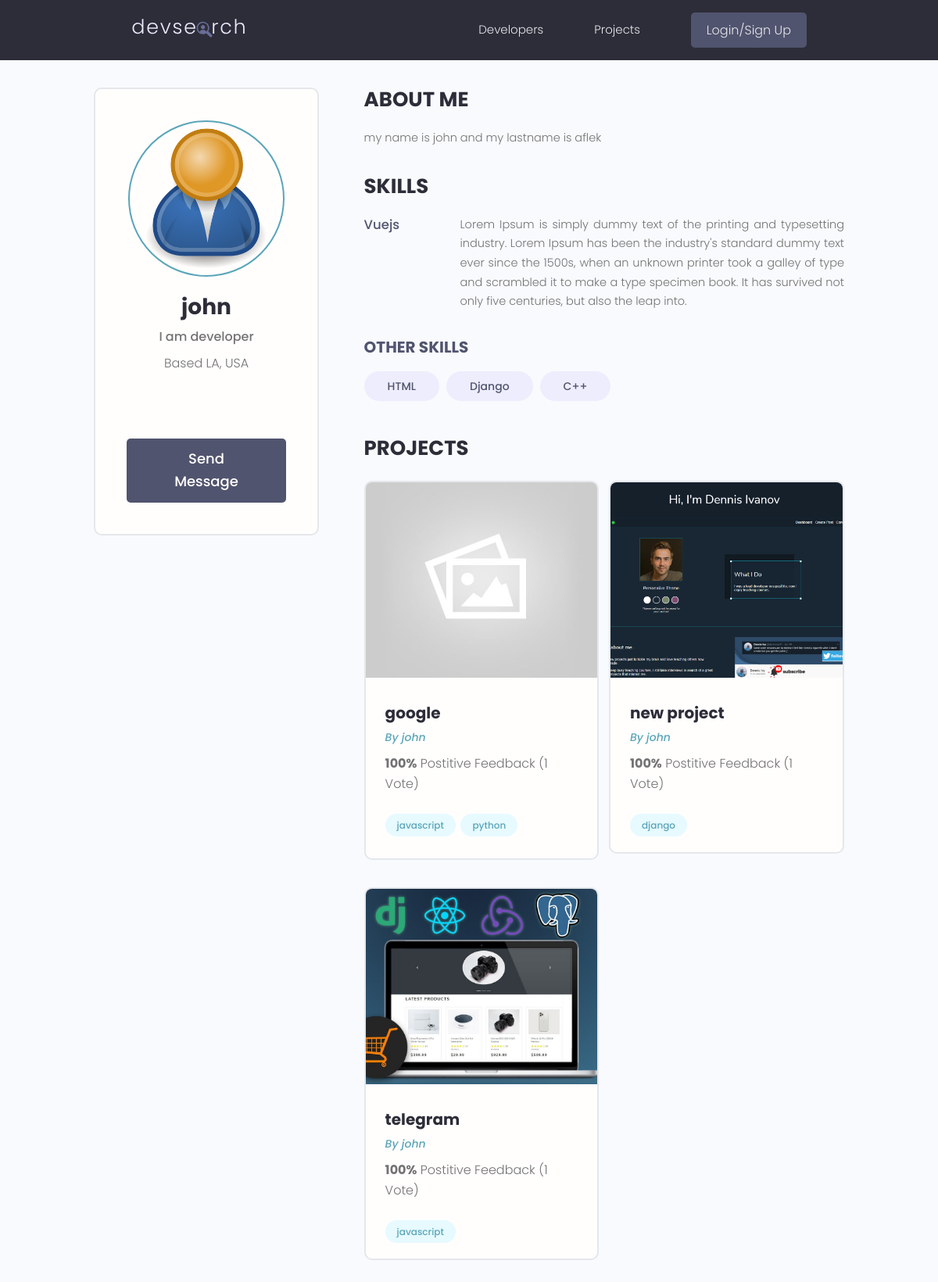
Page /profile/31da3c3b-1629-45f3-8893-68cd20f64d98/ on the committed database.
### users/models.py (models this page shows, shortened)
class Profile(models.Model):
    user = models.OneToOneField(User, on_delete=models.CASCADE, null=True, blank=True)
    name = models.CharField(max_length=200, null=True, blank=True)
    email = models.EmailField(max_length=500, null=True, blank=True)
    username = models.CharField(max_length=200, null=True, blank=True)
    location = models.CharField(max_length=200, null=True, blank=True)
    short_intro = models.CharField(max_length=200, null=True, blank=True)
    bio = models.TextField(null=True, blank=True)
    profile_image = models.ImageField(null=True, blank=True, upload_to='profiles/', default='profiles/user-default.png')
    social_github = models.CharField(max_length=200, null=True, blank=True)
    social_twitter = models.CharField(max_length=200, null=True, blank=True)
    social_linkedin = models.CharField(max_length=200, null=True, blank=True)
    social_youtube = models.CharField(max_length=200, null=True, blank=True)
    social_website = models.CharField(max_length=200, null=True, blank=True)
    created = models.DateTimeField(auto_now_add=True)
    id = models.UUIDField(default=uuid.uuid4, unique=True, primary_key=True, editable=False)

class Skill(models.Model):
    owner = models.ForeignKey(Profile, on_delete=models.CASCADE, null=True, blank=True)
    name = models.CharField(max_length=200, null=True, blank=True)
    description = models.TextField(null=True, blank=True)
    created = models.DateTimeField(auto_now_add=True)
    id = models.UUIDField(default=uuid.uuid4, unique=True, primary_key=True, editable=False)
    def __str__(self):
        return str(self.name)

### projects/models.py (models this page shows, shortened)
class Project(models.Model):
    owner = models.ForeignKey(Profile, on_delete=models.SET_NULL, null=True, blank=True)
    title = models.CharField(max_length=200)
    description = models.TextField(null=True, blank=True)
    featured_image = models.ImageField(null=True, blank=True, default='default.jpg')
    demo_link = models.CharField(max_length=2000, null=True, blank=True)
    source_link = models.CharField(max_length=2000, null=True, blank=True)
    tags = models.ManyToManyField('Tag', blank=True)
    vote_total = models.IntegerField(default=0, null=True, blank=True)
    vote_ratio = models.IntegerField(default=0, null=True, blank=True)
    created = models.DateTimeField(auto_now_add=True)
    id = models.UUIDField(default=uuid.uuid4, unique=True, primary_key=True, editable=False)
    class Meta:
        ordering = ['-vote_ratio', '-vote_total', 'title']

class Tag(models.Model):
    name = models.CharField(max_length=200)
    created = models.DateTimeField(auto_now_add=True)
    id = models.UUIDField(default=uuid.uuid4, unique=True, primary_key=True, editable=False)
    def __str__(self):
        return self.name

### users/views.py (the view)
# urls.py: path('profile/<str:pk>/', views.userProfile, name='user-profile'),
def userProfile(request, pk):
    profile = Profile.objects.get(id=pk)
    topSkills = profile.skill_set.exclude(description__exact='')
    otherSkills = profile.skill_set.filter(description='')
    context = {'profile': profile, 'topSkills':topSkills, 'otherSkills':otherSkills}
    return render(request, 'users/user-profile.html', context)

### users/templates/users/user-profile.html (shortened to what this page needs)
{% extends 'main.html' %}
{% block content %}
<main class="profile my-md">
    <div class="container">
      <div class="layout">
        <div class="column column--1of3">
          <div class="card text-center">
            <div class="card__body dev">
              <img class="avatar avatar--xl" src="{{profile.profile_image.url}}" />
              <h2 class="dev__name">{{profile.name}}</h2>
              <p class="dev__title">{{profile.short_intro}}</p>
              <p class="dev__location">Based {{profile.location}}</p>
              <ul class="dev__social">
              </ul>
              {% if request.user.profile.id != profile.id %}
              <a href="{% url 'create-message' profile.id %}" class="btn btn--sub btn--lg">Send Message </a>
              {% endif %}
            </div>
          </div>
        </div>
        <div class="column column--2of3">
          <div class="devInfo">
            <h3 class="devInfo__title">About Me</h3>
            <p class="devInfo__about">{{profile.bio}}</p>
          </div>
          <div class="devInfo">
            <h3 class="devInfo__title">Skills</h3>
            <div class="devInfo__skills">
              {% for skill in topSkills %}
              <div class="devSkill">
                <h4 class="devSkill__title">{{skill.name}}</h4>
                <p class="devSkill__info">{{skill.description}}</p>
              </div>
              {% endfor %}
              <h3 class="devInfo__subtitle">Other Skills</h3>
              <div class="devInfo__otherSkills">
                {% for skill in otherSkills %}
                <span class="tag tag--pill tag--sub tag--lg">
                  <small>{{skill}}</small>
                </span>
                {% endfor %}
              </div>
            </div>
          </div>
          <div class="devInfo">
            <h3 class="devInfo__title">Projects</h3>
            <div class="grid grid--two">
              {% for project in profile.project_set.all %}
              <div class="column">
                <div class="card project">
                  <a href="{% url 'project' project.id %}" class="project">
                    <img class="project__thumbnail" src="{{project.featured_image.url}}" alt="project thumbnail" />
                    <div class="card__body">
                      <h3 class="project__title">{{project.title}}</h3>
                      <p><a class="project__author" href="{% url 'user-profile' project.owner.id %}">By {{project.owner.name}}</a></p>
                      <p class="project--rating">
                        <span style="font-weight: bold;">{{project.vote_ratio}}%</span> Postitive
                        Feedback ({{project.vote_total}} Vote{{project.vote_total|pluralize:'s'}})
                      </p>
                      <div class="project__tags">
                        {% for tag in project.tags.all %}
                        <span class="tag tag--pill tag--main">
                          <small>{{tag}}</small>
                        </span>
                        {% endfor %}
                      </div>
                    </div>
                  </a>
                </div>
              </div>
              {% endfor %}
            </div>
          </div>
        </div>
      </div>
    </div>
  </main>
{% endblock content %}

### static/styles/app.css (style rules this page uses)
:root { --color-sub: #2d2d39; }
.btn--sub { background-color: var(--color-sub-light); }
.card { border: 2px solid var(--color-light); }
img { width: 100%; }
.profile .card > .dev { padding: 4rem; }
.dev__name { color: var(--color-sub); font-size: 2.8rem; font-weight: 700; margin-top: 1rem; margin-bottom: 0.5rem; }
.dev__title { font-size: 1.6rem; font-weight: 500; line-height: 1.3; }
.dev__location { margin-top: 1rem; }
.dev__social { margin: 3rem 0; list-style: none; display: flex; justify-content: center; gap: 1.5rem; }
.devInfo { margin-bottom: 3rem; }
.devInfo__title, .devInfo__subtitle { font-size: 2.6rem; color: var(--color-sub); text-transform: uppercase; font-weight: 700; margin-bottom: 1.5rem; }
.devInfo__subtitle { font-size: 2rem; color: var(--color-sub-light); }
.devInfo__about, .devSkill__info { font-size: 1.45rem; line-height: 1.7; text-align: justify; }
.devSkill { margin-bottom: 3rem; }
.devSkill__title { font-size: 1.65rem; font-weight: 500; color: var(--color-sub-light); }
@media screen and (min-width: 700px) { .devSkill { display: flex; justify-content: space-between; gap: 3rem; } }
@media screen and (min-width: 700px) { .devSkill__info { flex-basis: 80%; } }
.project__author { font-size: 1.4rem; font-style: italic; }
.project--rating { margin-bottom: 1.6em; margin-top: .5em; }
.project__thumbnail { height: 25rem; object-fit: cover; object-position: top center; }
.project__title { font-size: 2rem; font-weight: 700; color: var(--color-sub); }

### static/uikit/styles/modules/_variables.css (style rules this page uses)
:root { --color-main: #5aa5b9; --color-main-light: #e6faff; --color-sub: #3f4156; --color-sub-light: #51546e; --color-sub-lighter: #ededfd; --color-text: #737373; --color-gray: #8b8b8b; --color-light: #e5e7eb; --color-light-gray: #767676; --color-bg: #f8fafd; --color-white: #fffefd; --color-white-light: #f3f3f3; --color-success: #359e64; --color-success-bg: #def8e8; --color-error: #fc4b0b; --color-error-bg: #fff2ee; --font-base: 'Poppins', arial, helvetica, 'Segoe UI', roboto, ubuntu, sans-serif; --font-monospace: 'Fira Code', 'Courier New', courier, monospace; --font-regular: 300; --font-medium: 500; --font-bold: 700; --generic-shadow: 1px 1px 5px #00000010; --generic-transition: all 0.3s ease-in-out; }

### static/uikit/styles/modules/_base.css (style rules this page uses)
* { margin: 0; padding: 0; box-sizing: border-box; text-rendering: optimizeLegibility; color: inherit; font-size: inherit; }
html { font-size: 50%; }
@media only screen and (min-width: 480px) { html { font-size: 56.25%; } }
@media only screen and (min-width: 1200px) { html { font-size: 62.5%; } }
body { line-height: 1.6; font-weight: 400; font-size: 1.5rem; color: var(--color-text); background-color: var(--color-bg); min-height: 100vh; }

### static/uikit/styles/modules/_typography.css (style rules this page uses)
* { font-family: var(--font-base); }
h2 { font-size: 3.6rem; font-weight: var(--font-bold); }
h3 { font-size: 3.2rem; font-weight: var(--font-medium); }
h4 { font-size: 2.8rem; font-weight: var(--font-medium); }
p, span, strong { font-size: 1.6rem; color: var(--color-text); font-weight: var(--font-regular); }
a { padding-bottom: 2px; text-decoration: none; display: inline-block; color: var(--color-main); font-weight: var(--font-medium); }

### static/uikit/styles/modules/_utilities.css (style rules this page uses)
.container { width: 92%; max-width: 165rem; margin: 0 auto; box-sizing: border-box; }
@media screen and (min-width: 1000px) { .container { width: 90%; } }
@media screen and (min-width: 1200px) { .container { width: 80%; } }
.text-center { text-align: center; }
.my-md { margin: 3rem auto; }

### static/uikit/styles/modules/_avatar.css (style rules this page uses)
.avatar { border-radius: 50%; border: 2px solid var(--color-main); object-fit: cover; }
.avatar--xl { height: 20rem; width: 20rem; }

### static/uikit/styles/modules/_button.css (style rules this page uses)
.btn { display: inline-block; position: relative; cursor: pointer; background-color: var(--color-light); font-weight: var(--font-medium); color: var(--color-sub); text-decoration: none; padding: 1rem 2rem; border-radius: 0.5rem; border: none; width: -webkit-fit-content; width: -moz-fit-content; width: fit-content; height: -webkit-fit-content; height: -moz-fit-content; height: fit-content; font-size: 1.6rem; outline-width: 0; outline-color: transparent; -webkit-backface-visibility: hidden; backface-visibility: hidden; transition: all 0.3s ease-in-out; }
.btn--sub { background-color: var(--color-sub); color: var(--color-white); }
.btn--lg { font-size: 1.8rem; padding: 1.2rem 4.5rem; }

### static/uikit/styles/modules/_card.css (style rules this page uses)
.card { border-radius: 1rem; background-color: var(--color-white); border: 1.5px solid var(--color-light); width: auto; height: auto; margin-top: 0.5rem; margin-bottom: 0.5rem; overflow: hidden; }
.card__body, .card__header { padding: 2rem 2.5rem; }

### rows in the picture
Profile: profile_image (placeholder picture), name "john", short_intro "I am developer", location "LA, USA", bio "my name is john and my lastname is aflek"
Skill: name "Vuejs", description "Lorem Ipsum is simply dummy text of the printing and typesetting industry. Lorem Ipsum has been the industry's standard dummy text ever since the 1500s, when an unknown printer took a galley of type and scrambled it to make a type specimen book. It has survived not only five centuries, but also the leap into."
Skill: name "HTML"
Skill: name "Django"
Skill: name "C++"
Project: featured_image (placeholder picture), title "google", owner.name "john", vote_ratio "100", vote_total "1"
Tag: name "javascript"
Tag: name "python"
Project: featured_image (picture), title "new project", owner.name "john", vote_ratio "100", vote_total "1"
Tag: name "django"
Project: featured_image (picture), title "telegram", owner.name "john", vote_ratio "100", vote_total "1"
